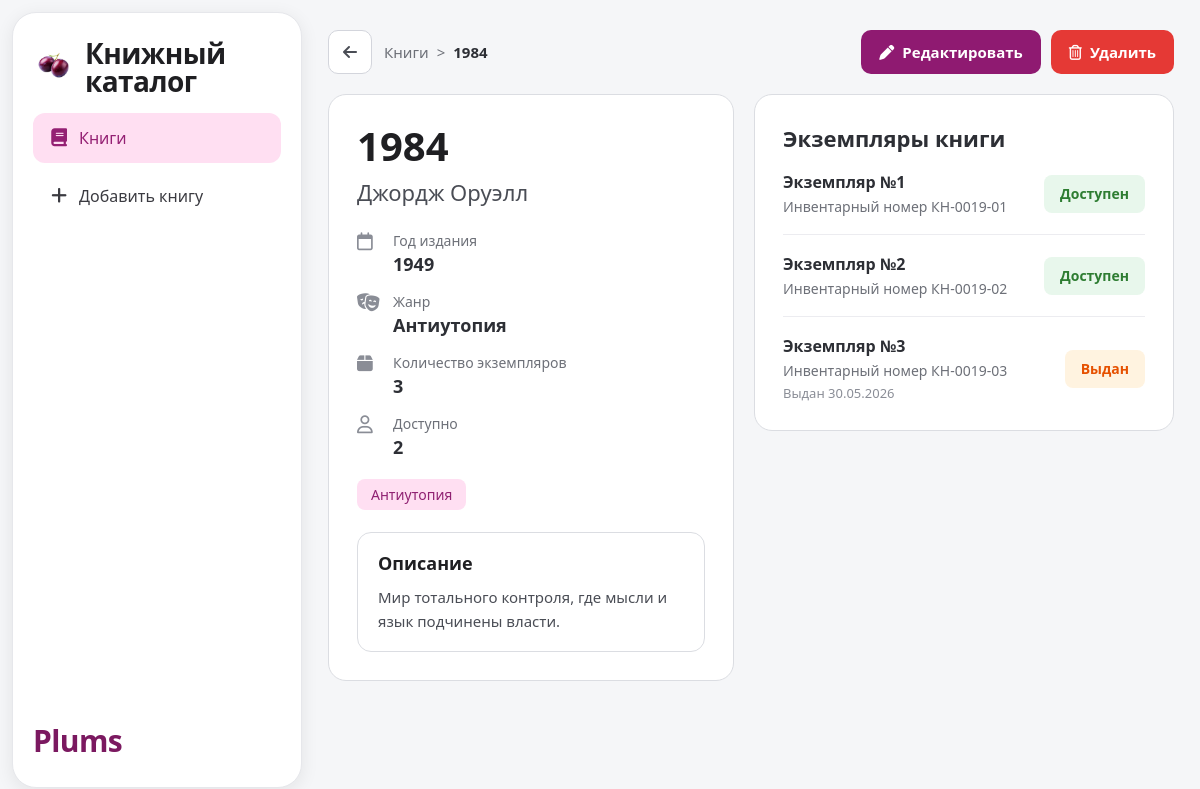
Screenshot of /books/19?sort=title_asc with the database file from the repository.
### tables this page shows
CREATE TABLE books (
                id INTEGER PRIMARY KEY AUTOINCREMENT,
                title TEXT NOT NULL,
                author TEXT NOT NULL,
                year INTEGER NOT NULL,
                genre TEXT NOT NULL,
                copies INTEGER NOT NULL DEFAULT 0
            , description TEXT NOT NULL DEFAULT '');

CREATE TABLE book_copies (
            id INTEGER PRIMARY KEY AUTOINCREMENT,
            book_id INTEGER NOT NULL,
            copy_num INTEGER NOT NULL,
            inventory_no TEXT NOT NULL,
            status TEXT NOT NULL DEFAULT 'available',
            issued_at TEXT,
            UNIQUE(book_id, copy_num)
        );

### app.py (the view)
@app.get("/books/<int:book_id>")
def view_book(book_id: int):
    book = get_book_or_none(book_id)
    if not book:
        return redirect(url_for("index"))
    list_filters = filters_from_args(request.args)
    copies = load_book_copies(book)
    available_count = sum(1 for copy in copies if copy.status == "available")
    issued_count = sum(1 for copy in copies if copy.status == "issued")
    book_ctx = {
        "book": book,
        "copies": copies,
        "available_count": available_count,
        "issued_count": issued_count,
        "list_filters": list_filters,
        "filter_query": filters_to_query(list_filters),
        "genres": GENRES,
        "genre_other": GENRE_OTHER,
        "today": date.today().strftime("%d.%m.%Y"),
    }
    return render_template("book.html", **book_ctx)

### app.py (called while the page is built)
@app.template_global()
def filter_url(endpoint: str, filter_query: dict | None = None, **kwargs: Any) -> str:
    params: Dict[str, Any] = dict(filter_query or {})
    params.update(kwargs)
    return url_for(endpoint, **params)

def _ensure_data_dir() -> None:
    DB_FILE.parent.mkdir(parents=True, exist_ok=True)

def get_connection() -> sqlite3.Connection:
    _ensure_data_dir()
    conn = sqlite3.connect(DB_FILE)
    conn.row_factory = sqlite3.Row
    return conn

def _ensure_description_column(conn: sqlite3.Connection) -> None:
    columns = {row["name"] for row in conn.execute("PRAGMA table_info(books)")}
    if "description" not in columns:
        conn.execute("ALTER TABLE books ADD COLUMN description TEXT NOT NULL DEFAULT ''")

def _ensure_copies_table(conn: sqlite3.Connection) -> None:
    conn.execute(
        """
        CREATE TABLE IF NOT EXISTS book_copies (
            id INTEGER PRIMARY KEY AUTOINCREMENT,
            book_id INTEGER NOT NULL,
            copy_num INTEGER NOT NULL,
            inventory_no TEXT NOT NULL,
            status TEXT NOT NULL DEFAULT 'available',
            issued_at TEXT,
            UNIQUE(book_id, copy_num)
        )
        """
    )

def init_db() -> None:
    with get_connection() as conn:
        conn.execute(
            """
            CREATE TABLE IF NOT EXISTS books (
                id INTEGER PRIMARY KEY AUTOINCREMENT,
                title TEXT NOT NULL,
                author TEXT NOT NULL,
                year INTEGER NOT NULL,
                genre TEXT NOT NULL,
                copies INTEGER NOT NULL CHECK (copies >= 0),
                description TEXT NOT NULL DEFAULT ''
            )
            """
        )
        _ensure_description_column(conn)
        _ensure_copies_table(conn)

def load_books() -> List[Book]:
    init_db()
    with get_connection() as conn:
        rows = conn.execute(
            "SELECT id, title, author, year, genre, copies, description FROM books"
        ).fetchall()
    return [
        Book(
            id=row["id"],
            title=row["title"],
            author=row["author"],
            year=row["year"],
            genre=row["genre"],
            copies=row["copies"],
            description=row["description"] or "",
        )
        for row in rows
    ]

def parse_int(value: str, default: int = 0) -> int:
    try:
        return int(value)
    except (TypeError, ValueError):
        return default

### templates/book.html (shortened to what this page needs)
{% extends "base.html" %}
{% block content %}
<div class="book-page-header desktop-only">
  <div class="book-breadcrumb">
    <a class="back-btn" href="{{ filter_url('index', filter_query) }}" aria-label="Назад к списку">
      <i class="fa-solid fa-arrow-left"></i>
    </a>
    <nav class="breadcrumb-text">
      <a href="{{ filter_url('index', filter_query) }}">Книги</a>
      <span>&gt;</span>
      <span class="current">{{ book.title }}</span>
    </nav>
  </div>
  <div class="book-header-actions">
    <a class="book-edit-btn" href="{{ filter_url('edit_book', filter_query, book_id=book.id, from='view') }}">
      <i class="fa-solid fa-pen"></i>
      Редактировать
    </a>
    <a class="book-delete-btn" href="{{ filter_url('confirm_delete_book', filter_query, book_id=book.id, from='view') }}">
      <i class="fa-regular fa-trash-can"></i>
      Удалить
    </a>
  </div>
</div>
<div class="book-detail-layout desktop-only">
  <article class="book-detail-card">
    <header class="book-detail-head">
      <h1>{{ book.title }}</h1>
      <p class="book-author">{{ book.author }}</p>
    </header>
    <ul class="book-meta-list">
      <li>
        <i class="fa-regular fa-calendar"></i>
        <div>
          <span class="meta-label">Год издания</span>
          <span class="meta-value">{{ book.year }}</span>
        </div>
      </li>
      <li>
        <i class="fa-solid fa-masks-theater"></i>
        <div>
          <span class="meta-label">Жанр</span>
          <span class="meta-value">{{ book.genre }}</span>
        </div>
      </li>
      <li>
        <i class="fa-solid fa-box"></i>
        <div>
          <span class="meta-label">Количество экземпляров</span>
          <span class="meta-value">{{ book.copies }}</span>
        </div>
      </li>
      <li>
        <i class="fa-regular fa-user"></i>
        <div>
          <span class="meta-label">Доступно</span>
          <span class="meta-value" id="available-count">{{ available_count }}</span>
        </div>
      </li>
    </ul>
    <span class="genre-pill">{{ book.genre }}</span>
    <section class="book-description-box">
      <h2>Описание</h2>
      {% if book.description %}
      <p>{{ book.description }}</p>
      {% else %}
      <p class="description-empty">Описание пока не добавлено.</p>
      {% endif %}
    </section>
  </article>
  <aside class="book-copies-card">
    <h2 class="book-copies-title">Экземпляры книги</h2>
    {% if copies %}
    <ul class="book-copies-list">
      {% for copy in copies %}
      <li class="book-copy-row" data-copy-num="{{ copy.copy_num }}">
        <div class="book-copy-info">
          <span class="book-copy-name">Экземпляр №{{ copy.copy_num }}</span>
          <span class="book-copy-inventory">Инвентарный номер {{ copy.inventory_no }}</span>
          <span class="book-copy-issued-date{% if copy.status != 'issued' %} hidden{% endif %}">
            Выдан {{ copy.issued_at or today }}
          </span>
        </div>
        <button
          type="button"
          class="copy-status-btn {% if copy.status == 'issued' %}is-issued{% else %}is-available{% endif %}"
          data-book-id="{{ book.id }}"
          data-copy-num="{{ copy.copy_num }}"
        >
          {% if copy.status == 'issued' %}Выдан{% else %}Доступен{% endif %}
        </button>
      </li>
      {% endfor %}
    </ul>
    {% else %}
    <p class="book-copies-empty">Экземпляры не добавлены.</p>
    {% endif %}
  </aside>
</div>
{% endblock %}

### static/styles.css (style rules this page uses)
* { margin: 0; padding: 0; box-sizing: border-box; }
body { font-family: "Segoe UI", Arial, sans-serif; background: #f5f6f8; color: #1f1f22; font-size: 16px; }
.back-btn { width: 44px; height: 44px; border: 1px solid #d3d5dc; border-radius: 10px; background: #fff; color: #4a4d55; display: inline-flex; align-items: center; justify-content: center; text-decoration: none; }
.book-page-header { display: flex; justify-content: space-between; align-items: center; gap: 16px; margin-bottom: 20px; flex-wrap: wrap; }
.book-breadcrumb { display: flex; align-items: center; gap: 12px; }
.breadcrumb-text { display: flex; align-items: center; gap: 8px; font-size: 15px; color: #6d7078; }
.breadcrumb-text a { color: #6d7078; text-decoration: none; }
.breadcrumb-text .current { color: #2d2f35; font-weight: 600; }
.book-header-actions { display: flex; gap: 10px; flex-wrap: wrap; }
.book-edit-btn, .book-delete-btn { min-height: 44px; padding: 0 18px; border-radius: 10px; font-size: 15px; font-weight: 700; text-decoration: none; display: inline-flex; align-items: center; gap: 8px; }
.book-edit-btn { background: #8f1a71; color: #fff; }
.book-delete-btn { background: #e53935; color: #fff; }
.book-detail-layout { display: grid; grid-template-columns: minmax(0, 1fr) minmax(320px, 420px); gap: 20px; align-items: start; }
.book-detail-card, .book-copies-card { background: #fff; border: 1px solid #dbdde2; border-radius: 18px; padding: 28px; }
.book-detail-head h1 { font-size: 40px; line-height: 1.15; margin-bottom: 8px; font-weight: 600; }
.book-author { font-size: 22px; color: #4a4d55; margin-bottom: 24px; font-weight: 500; }
.book-meta-list { list-style: none; display: flex; flex-direction: column; gap: 16px; margin-bottom: 20px; }
.book-meta-list li { display: flex; align-items: flex-start; gap: 14px; }
.book-meta-list i { width: 22px; color: #8a8d96; font-size: 18px; margin-top: 2px; }
.meta-label { display: block; font-size: 14px; color: #6d7078; margin-bottom: 2px; }
.meta-value { font-size: 18px; font-weight: 600; color: #2d2f35; }
.genre-pill { display: inline-block; background: #ffdff2; color: #902172; border-radius: 8px; padding: 6px 14px; font-size: 14px; font-weight: 500; margin-bottom: 22px; }
.book-copies-title { font-size: 22px; font-weight: 600; margin-bottom: 18px; color: #2d2f35; }
.book-copies-list { list-style: none; }
.book-copy-row { display: flex; align-items: center; justify-content: space-between; gap: 16px; padding: 18px 0; border-bottom: 1px solid #ececf0; }
.book-copy-row:first-child { padding-top: 0; }
.book-copy-row:last-child { border-bottom: none; padding-bottom: 0; }
.book-copy-info { display: flex; flex-direction: column; gap: 4px; min-width: 0; }
.book-copy-name { font-size: 16px; font-weight: 600; color: #2d2f35; }
.book-copy-inventory { font-size: 14px; color: #6d7078; }
.book-copy-issued-date { font-size: 13px; color: #8a8d96; }
.copy-status-btn { flex-shrink: 0; min-height: 38px; padding: 0 16px; border: none; border-radius: 8px; font-size: 14px; font-weight: 600; cursor: pointer; font-family: inherit; transition: 0.15s; }
.copy-status-btn.is-available { background: #e8f7ec; color: #2e7d32; }
.copy-status-btn.is-issued { background: #fff3e0; color: #e65100; }
.book-description-box { border: 1px solid #dbdde2; border-radius: 14px; padding: 18px 20px; }
.book-description-box h2 { font-size: 18px; margin-bottom: 10px; font-weight: 600; }
.book-description-box p { color: #4a4d55; line-height: 1.6; font-size: 15px; }

### rows the page displays
books: title "1984", author "Джордж Оруэлл", year "1949", genre "Антиутопия", copies "3", description "Мир тотального контроля, где мысли и язык подчинены власти."
book_copies: copy_num "1", inventory_no "КН-0019-01", status "Доступен"
book_copies: copy_num "2", inventory_no "КН-0019-02", status "Доступен"
book_copies: copy_num "3", inventory_no "КН-0019-03", issued_at "30.05.2026", status "Выдан"

### other values shown
{{ available_count }} "2"
